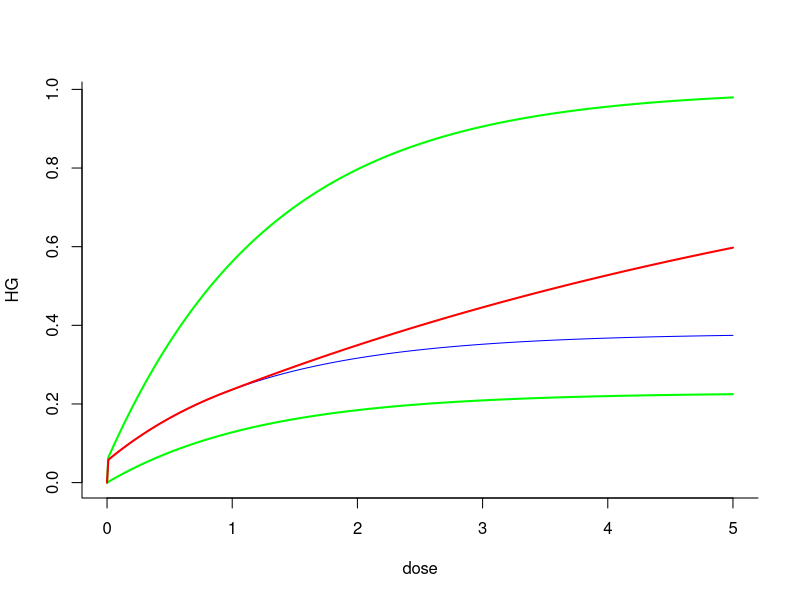

Source code (R):
#Free, open-source software under GNU GPLv3. It comes with no warranty. It illustrates the difference between an IDER and DIDER using actual data for one component of a mixture and simulated data for the component which has a DIDER
#Written by Mark Ebert, Edward Huang, Dae Woong Ham and Ray Sachs, summer 2017. This script will be used in IJRB paper
#Relevant references and their abbreviations in commenting this script are the following.
#".93Alp"=Alpen et al. "Tumorigenic potential of high-Z, high-LET charged-particle radiations." Rad Res 136:382-391 (1993)
#".94Alp"=Alpen et al. "Fluence-based relative biological effectiveness for charged particle carcinogenesis in mouse Harderian gland." Adv Space Res 14(10): 573-581. (1994).  
#"16Chang"=Chang et al. "Harderian Gland Tumorigenesis: Low-Dose and LET Response." Radiat Res 185(5): 449-460. (2016).  
#"16Srn"=Siranart et al."Mixed Beam Murine Harderian Gland Tumorigenesis: Predicted Dose-Effect Relationships if neither Synergism nor Antagonism Occurs." Radiat Res 186(6): 577-591 (2016).  
#"17Cuc"=Cucinotta & Cacao. "Non-Targeted Effects Models Predict Significantly Higher Mars Mission Cancer Risk than Targeted Effects Models." Sci Rep 7(1): 1832. (2017). PMC5431989

library(deSolve) # library for solving differential equations
library(minpack.lm) #for non-linear regression package
rm(list=ls())
dfr=data.frame( #Includes all HZE data used in 16Chang  
  Dose=c(0.2,0.4,0.6,1.2,2.4,3.2,5.1,7,0.05,0.1,0.15,0.2,0.4,0.8,1.6,0.05,0.1,0.2,0.4,0,0.1,0.2,0.4,0.8,1.6,0.4,0.8,1.6,3.2,0.05,0.1,0.2,0.4,0.8,0.1,0.2,0.4,0.8,0.1,0.2,0.4,0.04,0.08,0.16,0.32,0.033,0.066,0.13,0.26,0.52,.2, .4, .6),
  HG=c(0.091,0.045,0.101,0.169,0.347,0.431,0.667,0.623,0.156,0.215,0.232,0.307,0.325,0.554,0.649,0.123,0.145,0.207,0.31,0.026,0.083,0.25,0.39,0.438,0.424,0.093,0.195,0.302,0.292,0.109,0.054,0.066,0.128,0.286,0.183,0.167,0.396,0.536,0.192,0.234,0.317,0.092,0.131,0.124,0.297,0.082,0.088,0.146,0.236,0.371,.154,.132,.333),#HG prevalence as defined in 16Chang
  NWeight=c(520,2048,1145,584,313,232,293,221,1162,877,455,409,374,223,320,742,661,347,131,6081,1091,251,244,191,131,645,255,199,111,649,378,973,833,201,468,381,197,109,496,257,185,1902,1063,884,350,1767,1408,874,299,261,322,206,67),#nominal weight for weighted least squares regression; see .93Alp. The Lanthanum entries were obtained by measuring the main graph in 17Cuc 
  index=c(rep(1,8),rep(0,17), rep(1,4),  rep(0,24)),#index=0 for Z>3 ions, index=1 for proton p (=1H1) and 2HE4 ions
  L=c(rep(1.6,8),rep(193,7),rep(250,4),rep(195,6),rep(0.4,4),rep(25,5),rep(464,4),rep(193,3),rep(70,4),rep(100,5),rep(953,3)), #L=LET=LET_infinity=stopping power
  Z=c(rep(2,8),rep(26,17),rep(1,4),rep(10,5),rep(43,4),rep(26,3),rep(14,4),rep(22,5),rep(57,3)))#proton #, e.g. 2 for 2He4
dfra=dfr[c(1:19,26:53),] ##removes the zero dose case and the no isograft data
dfrHZE=subset(dfra,Z>3)#for heavy ions
## Our new HZE model; uses 3 adjustable parameters. In next line, phi controls how fast NTE build up from zero; phi is not needed during calibration since 150*phi*Dose/L>>1 at every observed Dose !=0. phi is needed for later synergy calculations and is so large one has to be careful in R
phi=1000 # even bigger phi would give essentially the same final results but cause extra problems with R  
HZEm=nls(HG~.0275+(1-exp(-0.01*(aa1*L*Dose*exp(-aa2*L) +(1-exp(-150*phi*Dose/L))*kk1))),data=dfrHZE, weights=NWeight, start=list(aa1=.9,aa2=.01,kk1=0.048))#calibrating parameters;
HZEc=coef(HZEm)#calibrated central values of the 3 parameters
HZEC=function(Dose,L) 1-exp(-0.01*(HZEc[1]*L*Dose*exp(-HZEc[2]*L)+(1-exp(-150*phi*Dose/L))*HZEc[3]))#calibrated IDER. The above equations imply: HZEC(dose=0)=0; HZEC increases monotonically and apporaches 1 at large doses.  
summary(HZEm,cor=T)# All 3 adjustable parameters are signficant at the 1e-5 level, an unusually good result

 low_LET_IDER = function(lambda, beta, d) {
   beta*(1-exp(-lambda*d))
 }

dfrLow=subset(dfra,Z<3)#start RKS
dfrzero=data.frame(Dose=c(0,0),HG=c(0,0),NWeight=c(1e6,1e6),index=c(1,1),L=c(.4,1.6),Z=c(1,2))
dfrLow=rbind(dfrzero,dfrLow)# force curve through almost zero but doesn't help ficx bug
simulated_calibration=nls(HG~low_LET_IDER(beta,lambda,Dose),data=dfrLow,start=list(beta=.2,lambda=.8))#here actual calibration
summary(simulated_calibration, cor=T)# here using "simulated_calibration" but actually using real data and toy model
coefs=coef(simulated_calibration)#end RKS
#MIXDER
dE_1 = function(d, aa1, aa2, kk1, phi, L) {
  ((150*kk1*phi*exp(-150*phi*d/L)/L + aa1*L*exp(-aa2*L))*exp(-0.01*(kk1*(1-exp(-150*phi*d/L)) + aa1*L*exp(-aa2*L)*d)))/100
}

dE_2 = function(lambda, beta, E) {
  lambda*(beta-E)
}

HiLoMIXDER_DIDER = function(r, L = 193, aa1 = HZEc[1], aa2 = HZEc[2], kk1 = HZEc[3], phi = 3e3, lambda = coefs[2], beta = coefs[1], d) {
  dE=function(yini,State,Pars){
    aa1 = aa1; aa2 = aa2; kk1 = kk1; lambda = lambda; beta = beta; phi = phi; L = L
    with(as.list(c(State, Pars)), {
      u = vector(length = 1)
      u[1] = uniroot(function(d) 1-exp(-0.01*(aa1*L*d*exp(-aa2*L)+(1-exp(-150*phi*d/L))*kk1)) - I, lower = 0, upper =20 , extendInt = "yes", tol = 10^-10)$root 
      dI = vector(length = 2)
      dI[1] = r[1]*dE_1(d = u[1], aa1 = aa1, aa2 = aa2, kk1 = kk1, phi = phi, L = L)
      dI[2] = r[2]*dE_2(E = I, lambda = lambda, beta = beta)
      dI = sum(dI)
      return(list(c(dI)))
    })
  }
  pars = NULL; yini = c(I= 0); d = d
  out = ode(yini, times = d, dE, pars, method = "radau")
  return(out)
}
d = seq(0, 5, 0.01)
HiLoMIXDER_DIDER(r = c(0.2, 0.8), d = d)[, 2]

dE_IDER = function(d, lambda, beta) {
  beta*lambda*exp(-lambda*d)
}

HiLoMIXDER = function(r, L = 193, aa1 = HZEc[1], aa2 = HZEc[2], kk1 = HZEc[3], phi = 3e3, lambda = coefs[2], beta = coefs[1], d) { #earlier versions had beta and lambda incorrectly switched here
   dE=function(yini,State,Pars){
     aa1 = aa1; aa2 = aa2; kk1 = kk1; lambda = lambda; beta = beta; phi = phi; L = L
     with(as.list(c(State, Pars)), {
              u = uniroot(function(d) 1-exp(-0.01*(aa1*L*d*exp(-aa2*L)+(1-exp(-150*phi*d/L))*kk1)) - I, lower = 0, upper = 5, extendInt = "yes", tol = 10^-10)$root
       if (I >= coefs[1])                          r[2] = 0
       
       dI = vector(length = 2)
       dI[1] = r[1]*dE_1(d = u[1], aa1 = aa1, aa2 = aa2, kk1 = kk1, phi = phi, L = L)
       dI[2] = r[2]*dE_2(E=I,lambda = lambda, beta = beta)
       dI = sum(dI)
       return(list(c(dI)))
     })
   }
   pars = NULL; yini = c(I= 0); d = d
   out = ode(yini, times = d, dE, pars, method = "radau")
   return(out)
 }
r1=.2; r=c(r1,1-r1)# for unknown reasons: r1=.99999 works as expected but r1=1 breaks uniroot; and trying to extend beyond dose 5 also sometimes causes errors. We should try to clean this up. RKS.
plot(x = d, y = HZEC(Dose = d, L = 173), type = "l", xlab="dose",ylab="HG",bty='l',col='green',lwd=2)
lines(x = d, y = low_LET_IDER(beta = coefs[1], lambda = coefs[2], d = d), col='green',lwd=2)
lines(x = d, y = HiLoMIXDER_DIDER(r = r, d = d)[ ,2], col = "blue")
lines(x = d, y = HiLoMIXDER(r = r, d = d)[, 2], col = "red", lwd=2)
